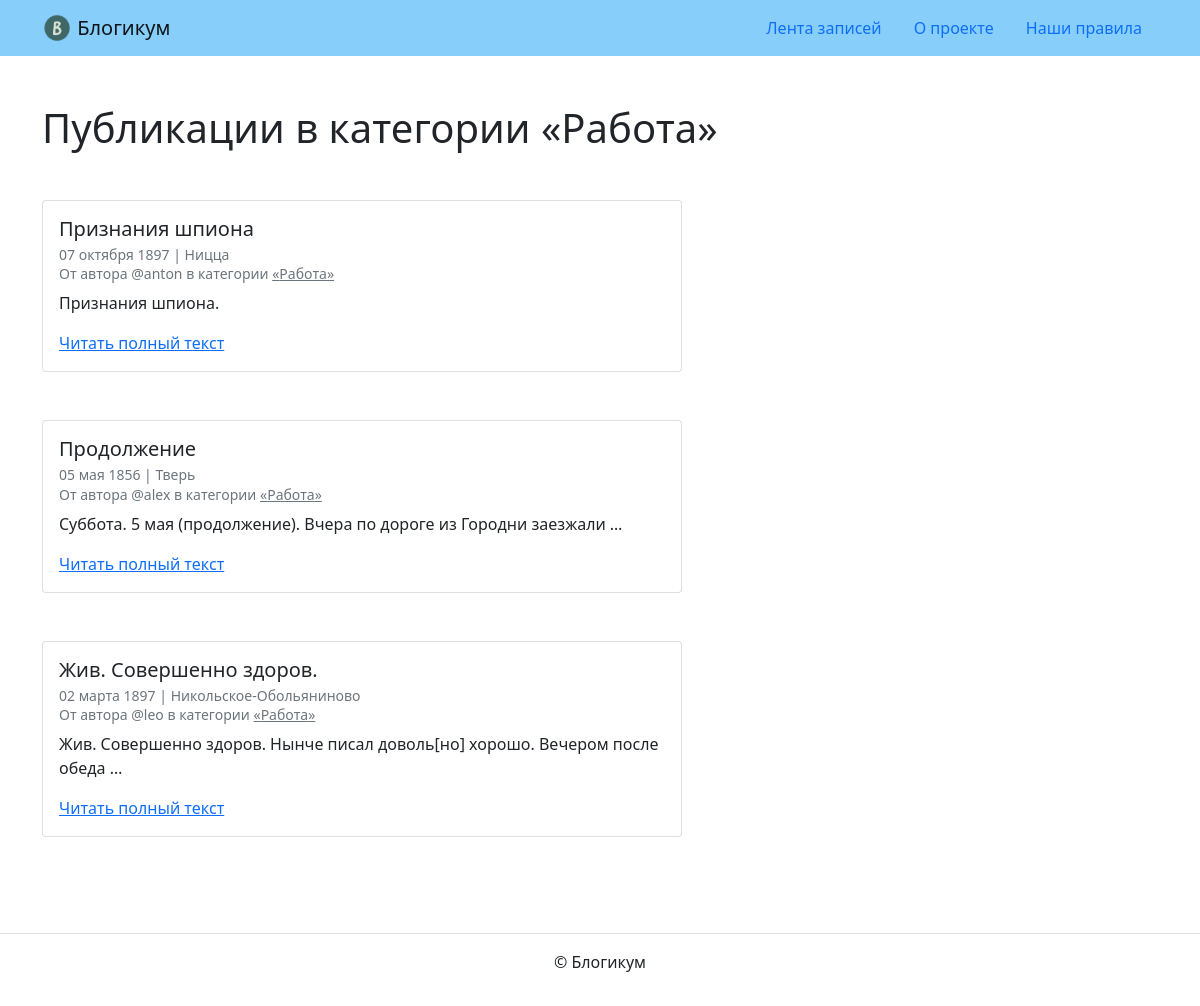
Page /category/work/ on the committed database.
### blog/models.py (models this page shows, shortened)
class BaseModel(models.Model):
    is_published = models.BooleanField(
        default=True,
        verbose_name='Опубликовано',
        help_text='Снимите галочку, чтобы скрыть публикацию.',
    )
    created_at = models.DateTimeField(
        auto_now_add=True,
        verbose_name='Добавлено',
    )
    class Meta:
        abstract = True

class Category(BaseModel):
    title = models.CharField(max_length=256, verbose_name='Заголовок')
    description = models.TextField(verbose_name='Описание')
    slug = models.SlugField(
        unique=True, verbose_name='Идентификатор',
        help_text='Идентификатор страницы для URL; '
                  'разрешены символы латиницы, цифры, дефис и подчёркивание.')
    class Meta:
        verbose_name = 'категория'
        verbose_name_plural = 'Категории'
    def __str__(self):
        return self.title

class Post(BaseModel):
    title = models.CharField(max_length=256, verbose_name='Заголовок')
    text = models.TextField(verbose_name='Текст')
    pub_date = models.DateTimeField(
        verbose_name='Дата и время публикации',
        help_text='Если установить дату и время в будущем — '
                  'можно делать отложенные публикации.')
    author = models.ForeignKey(User, on_delete=models.CASCADE,
                               verbose_name='Автор публикации')
    location = models.ForeignKey(Location, on_delete=models.SET_NULL,
                                 null=True, blank=True,
                                 verbose_name='Местоположение')
    category = models.ForeignKey(Category, on_delete=models.SET_NULL,
                                 null=True, verbose_name='Категория')
    published_objects = PostManager()
    objects = models.Manager()
    class Meta:
        verbose_name = 'публикация'
        verbose_name_plural = 'Публикации'

class Location(BaseModel):
    name = models.CharField(max_length=256, verbose_name='Название места')
    class Meta:
        verbose_name = 'местоположение'
        verbose_name_plural = 'Местоположения'

### blog/views.py (the view)
# urls.py: path('category/<slug:category_slug>/', views.category_posts,
def category_posts(request, category_slug):
    template = 'blog/category.html'
    category = get_object_or_404(
        Category,
        slug=category_slug,
        is_published=True,
    )
    post_list = Post.published_objects.filter(
        category=category,
    )
    context = {
        'post_list': post_list,
        'category': category,
    }
    return render(request, template, context)

### blog/managers.py (called while the page is built)
    def get_queryset(self, category=None):
        queryset = super().get_queryset().select_related(
            'category',
            'location',
            'author',
        ).filter(
            pub_date__lte=timezone.now(),
            is_published=True,
            category__is_published=True,
        )
        if category is not None:
            queryset = queryset.filter(category=category)
        return queryset

### templates/blog/category.html (shortened to what this page needs)
{% extends "base.html" %}
{% block content %}
<h1>Публикации в категории «{{ category }}»</h1>
{% for post in post_list %}
    <article class="mb-5">
        {% include "includes/post_card.html" %}
    </article>
{% endfor %}
{% endblock %}

### templates/includes/post_card.html
<div class="card" style="width: 40rem;">
    <div class="card-body">
      <h5 class="card-title">{{ post.title }}</h5>
      <h6 class="card-subtitle mb-2 text-muted">
        <small>
          {{ post.pub_date|date:"d E Y" }} | {% if post.location and post.location.is_published %}{{ post.location.name }}{% else %}Планета Земля{% endif %}<br>
          От автора @{{ post.author.username }} в категории {% include "includes/category_link.html" %}
        </small>
      </h6>
      <p class="card-text">{{ post.text|truncatewords:10 }}</p>
      <a href="{% url 'blog:post_detail' post.id %}" class="card-link">Читать полный текст</a>
    </div>
  </div>

### templates/includes/category_link.html
<a class="text-muted" href="{% url 'blog:category_posts' post.category.slug %}">
    «{{ post.category.title }}»
  </a>

### rows in the picture
Category: title "Работа"
Post: title "Признания шпиона", pub_date "07 октября 1897", location.name "Ницца", author.username "anton", category "Работа", text "Признания шпиона."
Post: title "Продолжение", pub_date "05 мая 1856", location.name "Тверь", author.username "alex", category "Работа", text "Суббота. 5 мая (продолжение). Вчера по дороге из Городни заезжали …"
Post: title "Жив. Совершенно здоров.", pub_date "02 марта 1897", location.name "Никольское-Обольяниново", author.username "leo", category "Работа", text "Жив. Совершенно здоров. Нынче писал доволь[но] хорошо. Вечером после обеда …"
